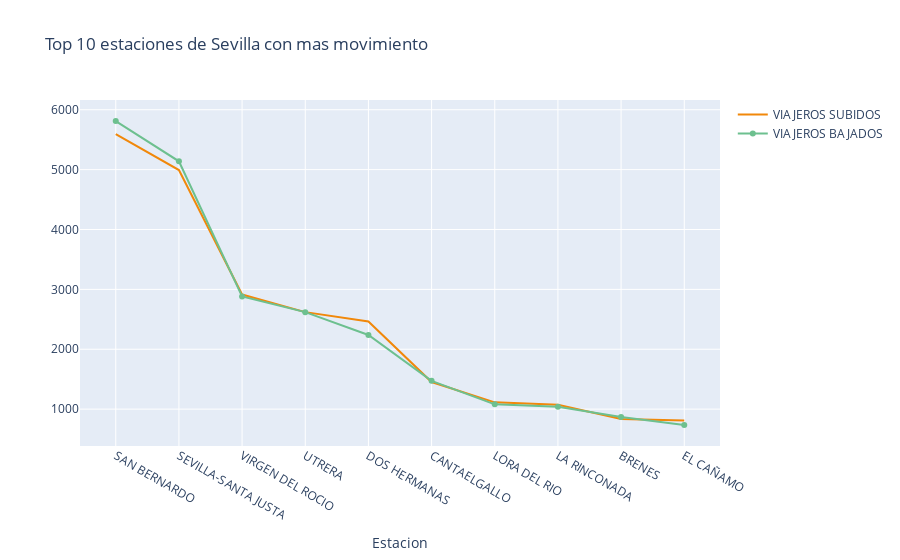

The cell this chart's notebook holds for it:
### Code cell
import plotly.graph_objs as go

# Creating trace1
trace1 = go.Scatter(
                    x = top_estaciones.NOMBRE_ESTACION,
                    y = top_estaciones.VIAJEROS_SUBIDOS,
                    mode = "lines",
                    name= 'VIAJEROS SUBIDOS',
                    marker = dict(color = 'rgba(241, 136, 10, 20)'),
                    text = top_estaciones.NOMBRE_ESTACION)
                   
                
# Creating trace2
trace2 = go.Scatter(
                    x = top_estaciones.NOMBRE_ESTACION,
                    y = top_estaciones.VIAJEROS_BAJADOS,
                    mode= "lines+markers",
                    name= 'VIAJEROS BAJADOS',
                    marker = dict(color = 'rgba(109, 192, 143,50 )'),
)

data = [trace1, trace2]
layout = {'title':'Top 10 estaciones de Sevilla con mas movimiento',
            'xaxis':{'title':'Estacion','ticklen':5}
}

fig = go.Figure({'data':data, 'layout':layout})



iplot(fig)

### Figure 1 — Plotly figure (JSON) as saved in the notebook; plotly's stock layout.template omitted (floating-point values rounded to 4 significant figures)
{"data": [{"marker": {"color": "rgba(241, 136, 10, 20)"}, "mode": "lines", "name": "VIAJEROS SUBIDOS", "text": ["SAN BERNARDO", "SEVILLA-SANTA JUSTA", "VIRGEN DEL ROCIO", "UTRERA", "DOS HERMANAS", "CANTAELGALLO", "LORA DEL RIO", "LA RINCONADA", "BRENES", "EL CAÑAMO"], "type": "scatter", "x": ["SAN BERNARDO", "SEVILLA-SANTA JUSTA", "VIRGEN DEL ROCIO", "UTRERA", "DOS HERMANAS", "CANTAELGALLO", "LORA DEL RIO", "LA RINCONADA", "BRENES", "EL CAÑAMO"], "y": [5592, 4993, 2914, 2620, 2463, 1452, 1113, 1075, 835, 812]}, {"marker": {"color": "rgba(109, 192, 143,50 )"}, "mode": "lines+markers", "name": "VIAJEROS BAJADOS", "type": "scatter", "x": ["SAN BERNARDO", "SEVILLA-SANTA JUSTA", "VIRGEN DEL ROCIO", "UTRERA", "DOS HERMANAS", "CANTAELGALLO", "LORA DEL RIO", "LA RINCONADA", "BRENES", "EL CAÑAMO"], "y": [5811, 5139, 2883, 2620, 2238, 1473, 1080, 1038, 868, 736]}], "layout": {"title": {"text": "Top 10 estaciones de Sevilla con mas movimiento"}, "xaxis": {"ticklen": 5, "title": {"text": "Estacion"}}}}
